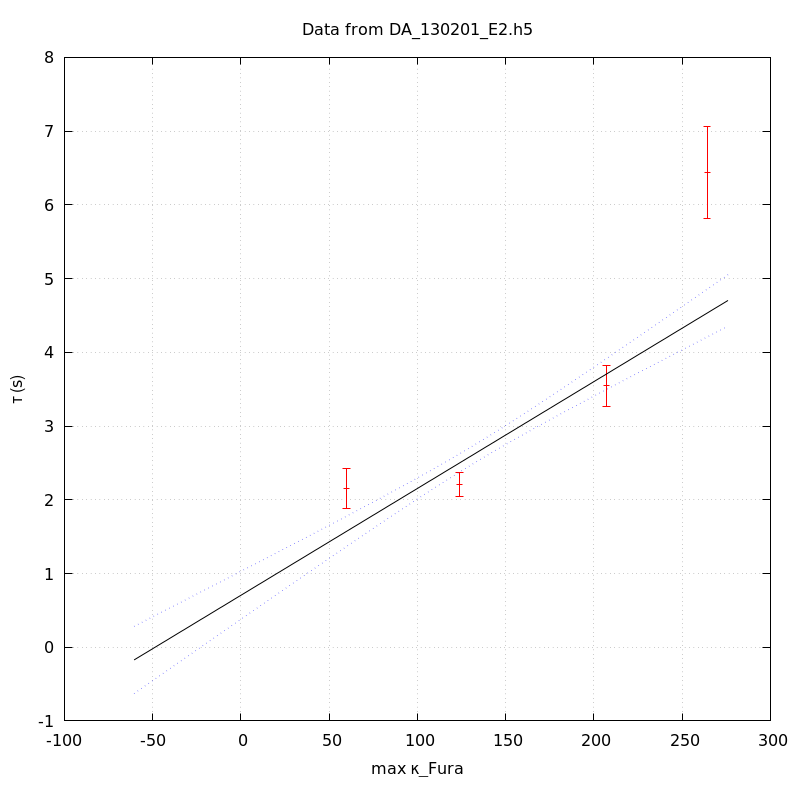

Generate this figure with gnuplot:
unset key
set grid
set ylabel 'τ (s)'
set xlabel 'max κ_Fura' noenhanced
set title 'Data from DA_130201_E2.h5' noenhanced
set xrange [-1000<*:*]
plot 'DA_130201_E2_aba_tau_vs_max_kappa' index 0 using 1:2:(1.96*$3) linecolor rgb 'red' with yerrorbars,\
'' index 1 using 1:2 with lines linecolor rgb 'black',\
'' index 1 using 1:3 with lines linecolor rgb 'blue' lt 'dotted',\
'' index 1 using 1:4 with lines linecolor rgb 'blue' lt 'dotted'
